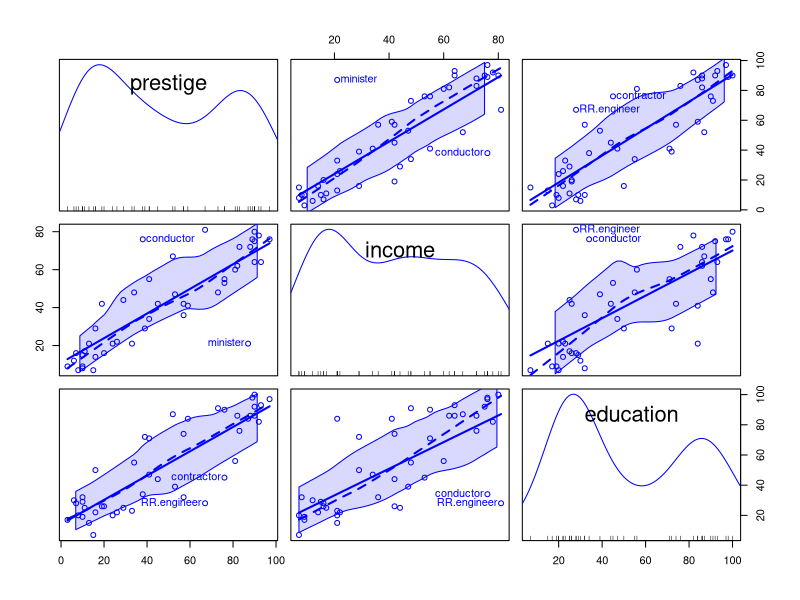
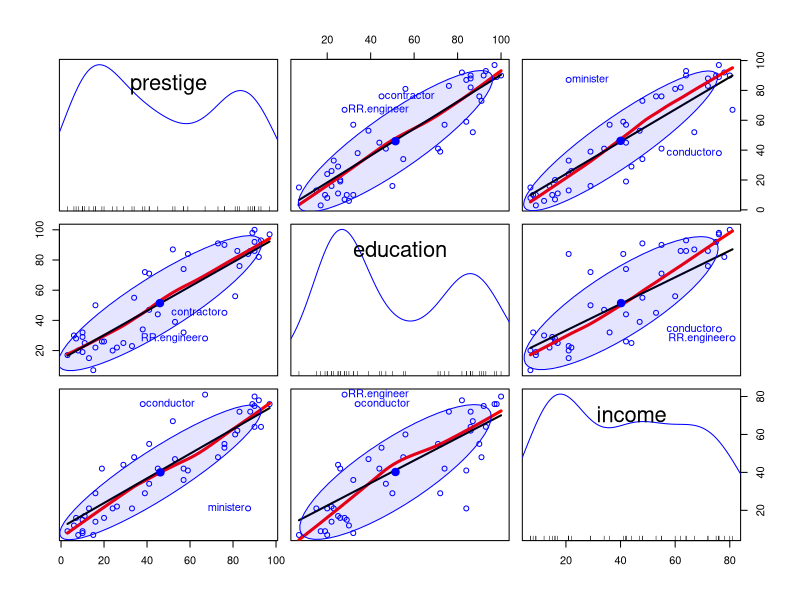
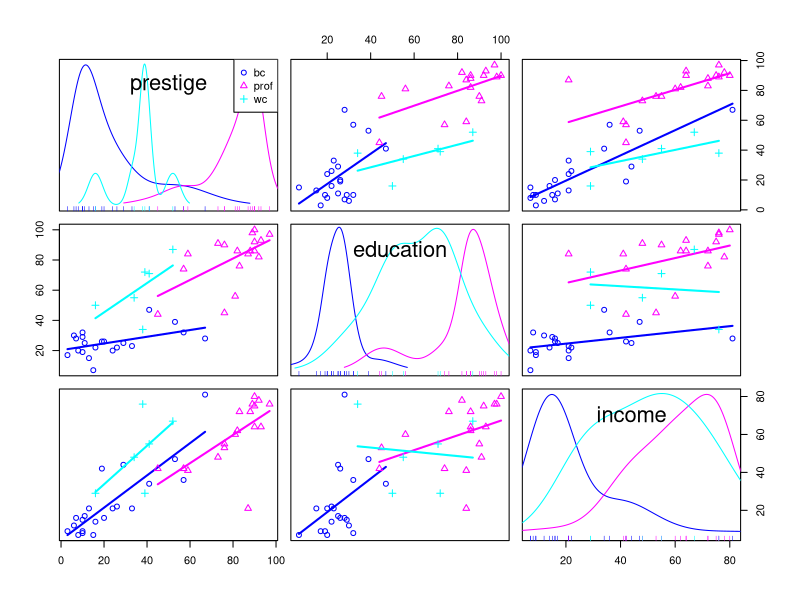
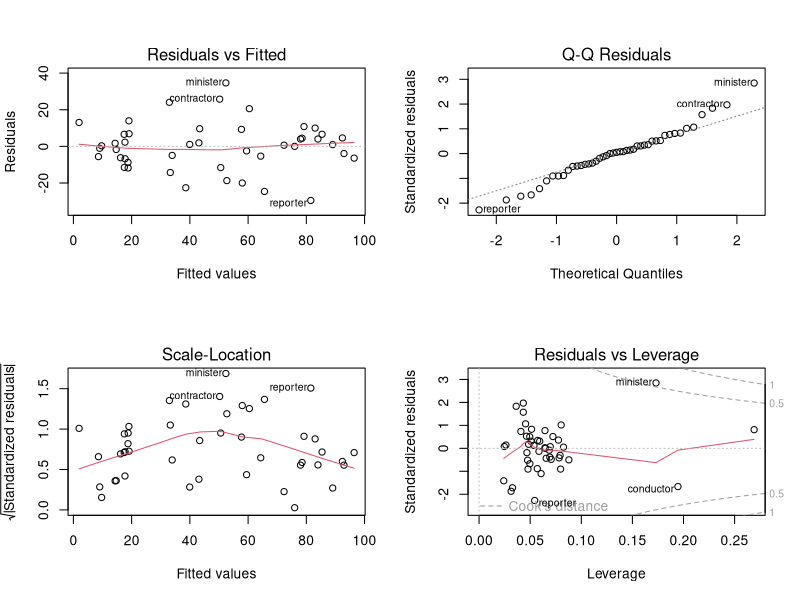
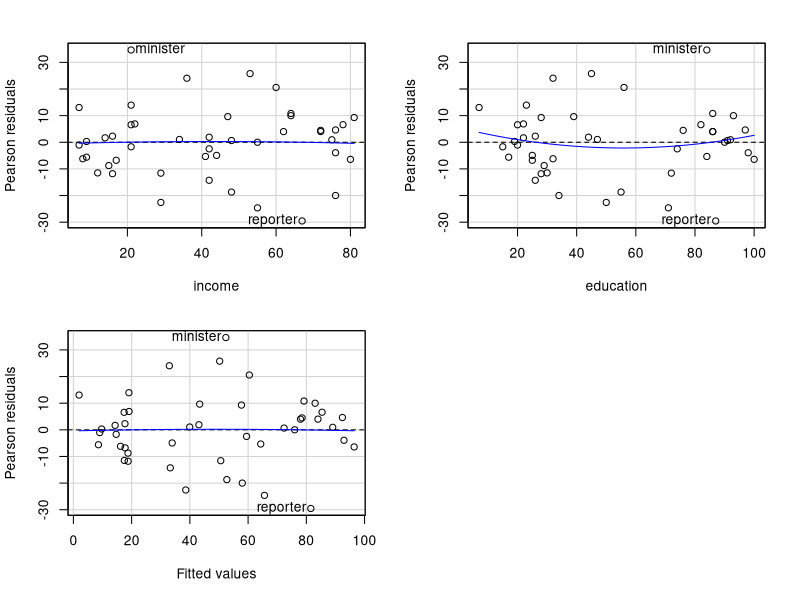
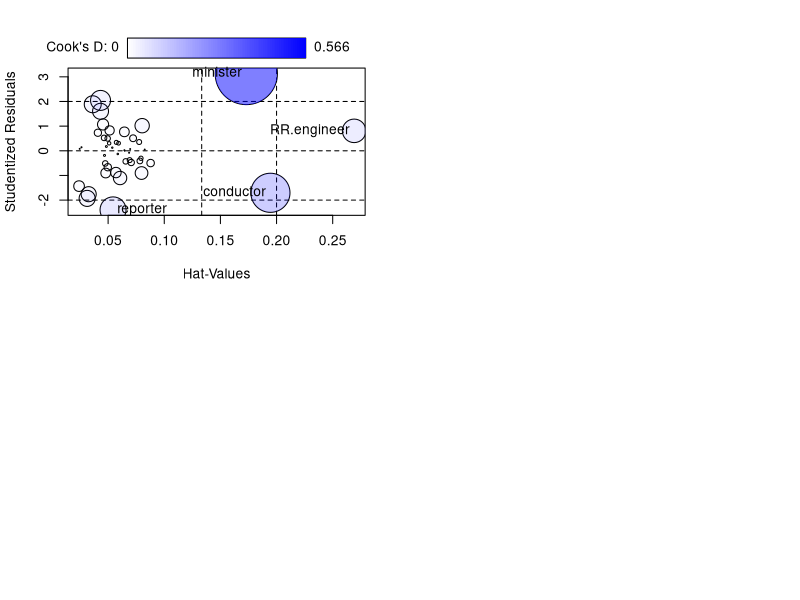
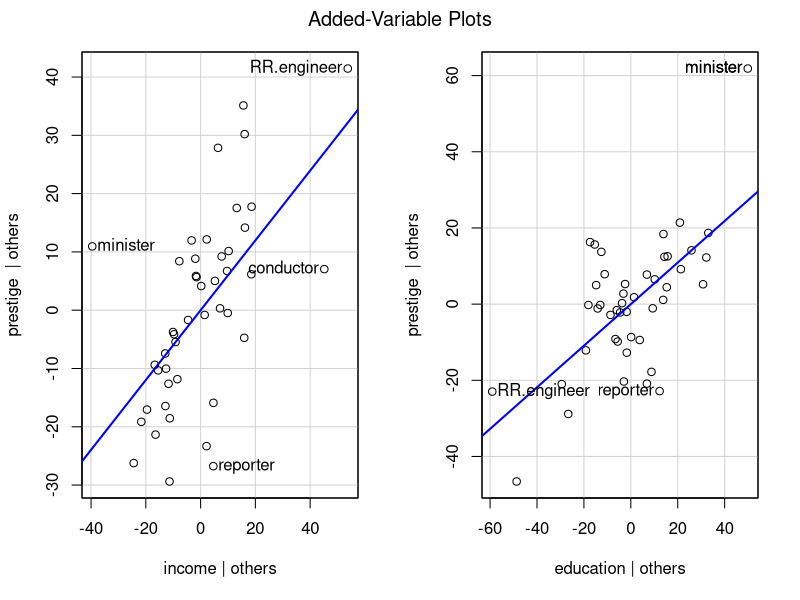
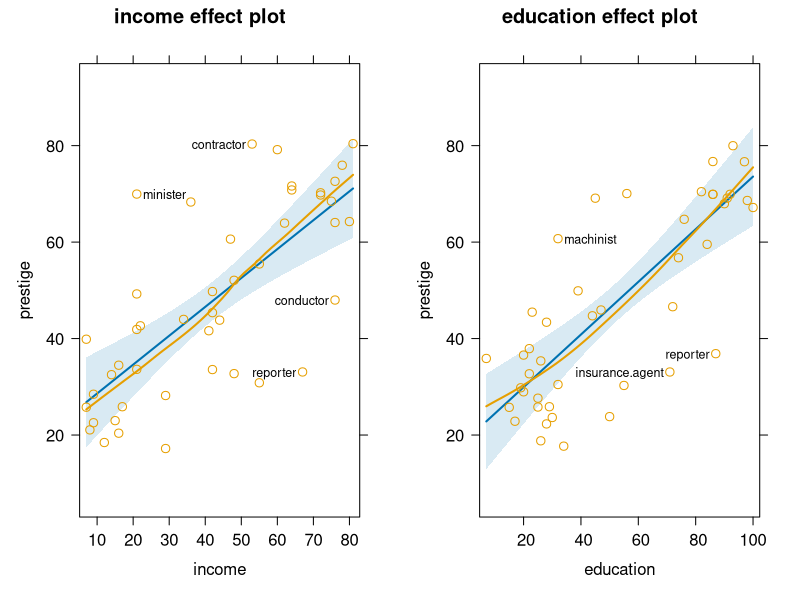

Recreate these plots in R, in order.
#' ---
#' title: 'Exercise: Visualizing Regression Models with R'
#' author: "Michael Friendly"
#' date: "1/20/2021"
#' output: 
#'   html_document:
#'     code_folding: "hide"
#' ---
#' 


#' 
#' # Introduction
#' 
#' The purpose of this exercise is to introduce you to some of the basics of:
#' 
#' * fitting linear models in R,
#' * data visualization for such models,
#' * regression diagnostics to judge the adequacy of the statistical methods.
#' 
#' To work through this exercise in R Studio, open a new R script (say, `vismlm-ex1.R`) in the editor and work from there,
#' following this document (in another window).  In this document, you are encouraged to try things yourself, 
#' but you can click <kbd>Code</kbd> / <kbd>Hide</kbd> for individual chunks. When code is shown, the icon at the upper left will copy it to the clipboard.
#' The script for this excercise is contained in 
#' [exercises/duncan-ex1.R](exercises/duncan-reg.R). 
#' 
#' ### Load packages
#' 
#' It is a good idea to start a script by loading the packages that will be used. We will use the
#' `car` and `effects` packages here.  Load them into your R workspace.
#' 
## ----loadpkgs, class.source = 'fold-show'------------------------------------------------------------------------------------
library(car)
library(effects)

#' 
#' 
#' ## Data
#' 
#' The data used here come from a study by O. D. Duncan (1961), on the relation between `prestige`
#' of occupations and the average `income` and `education` of those jobs. The variable
#' `type` classifies the occupations as: 
#' 
#' * blue collar (`bc`)
#' * white cholar (`wc`)
#' * professional (`prof`)
#' 
#' Here are just a few of the observations (using `car::some()`):
#' 
## ----Duncan, class.source = 'fold-show'--------------------------------------------------------------------------------------
data(Duncan, package="carData")
car::some(Duncan)

#' 
#' NB: This data set is similar in scope to the `carData::Prestige` data used in the lecture, but
#' the quantitative variables (`income`, `education`, `prestige`) here are scaled as percents---
#' percent of those in a given occupation with a given level of income, education or prestige.
#' 
#' 
#'   1. The data is in the `carData` package. Read it in with:
## ----read-duncan, eval=FALSE, class.source = 'fold-show'---------------------------------------------------------------------
## library(car)
## data(Duncan, package="carData")

#' 
#' ## Graphic overviews
#' 
#'   2. As always, it is useful to get an overview of the data by plotting.  We should look for indications that relationships are seriously nonlinear or other oddities. Use the `car::scatterplotMatrix()` function to produce a reasonable plot of `prestige`, `income` and `education`.
## ----spm, h=6, w=6, class.source = 'fold-show'-------------------------------------------------------------------------------
scatterplotMatrix(~prestige + income + education, data=Duncan, 
                  id=list(n=2))

#' 
#' There is something unusual about the marginal distributions of the three variables. What do you think is behind this?
#' 
#' The scatterplot matrix above can be made much more useful with some of the many options available.
#' Use `help(scatterplotMatrix)` (or `?scatterplotMatrix`) to see the options.
#' 
#' * My preferred version uses data ellipse (`ellipse = list(...)`) and suppresses the confidence band for the loess smoother (`smooth = list(spread=FALSE, ...)`). What can you do to approximate this?
#' 
## ----spm2, h=6, w=6----------------------------------------------------------------------------------------------------------
scatterplotMatrix(~ prestige + education + income, data=Duncan,
                  id = list(n=2),
                  regLine = list(method=lm, lty=1, lwd=2, col="black"),
                  smooth=list(smoother=loessLine, spread=FALSE,
                              lty.smooth=1, lwd.smooth=3, col.smooth="red"),
                  ellipse=list(levels=0.68, fill.alpha=0.1))


#' 
#' * We haven't used `type` of occupation in this analysis yet. Use `| type` in the model formula
#' to condition on occupation type.
#' 
## ----spm3, h=6, w=6----------------------------------------------------------------------------------------------------------
scatterplotMatrix(~ prestige + education + income | type ,
                  data=Duncan, smooth=FALSE)

#' 
#' 
#' ## Fitting models
#' 
#'   3.	Proceed to fit a model using both income and education as predictors.  What do you conclude from this? How would you interpret the coefficients in the model?
#' 
## ----duncan.mod, class.source = 'fold-show'----------------------------------------------------------------------------------
duncan.mod <- lm(prestige ~ income + education, data=Duncan)
summary(duncan.mod)

#' 
#' ### Plotting residuals
#' 
#'   4.	Examine the four plots produced by `plot(duncan.mod)`.  What do they indicate about possible problems with the model? 
#'   
## ----plot-duncan-mod, h=6, w=6-----------------------------------------------------------------------------------------------
par(mfrow = c(2,2))
plot(duncan.mod)

#' 
#'   5. Other plots of residuals from the `car` package are more useful and more flexible.  For well-behaved data they should all look unstructured, with no systematice patterns.  Try a few of the methods illustrated in the lecture.
#' 
## ----resid-plots-------------------------------------------------------------------------------------------------------------
residualPlots(duncan.mod, id=list(n=2))

#' 
#' 
#' <!-- These all look fairly OK.  The "Scale-Location" plot shown earlier does not -->
#' 
#' <!-- ```{r} -->
#' <!-- spreadLevelPlot(duncan.mod) -->
#' <!-- ``` -->
#' 
#' 
#' 
#' 
#'   6.	For today, we are interested mainly in whether there are any highly influential observations in the data --– those that could change the regression coefficients depending on whether they were included or omitted.  Probably the single most useful plot you can make is an “influence plot” that shows the residual and leverage, with bubbles proportional to a measure of total influence –-- Cook’s D statistic.
#' 
## ----inflplot----------------------------------------------------------------------------------------------------------------
influencePlot(duncan.mod, id=list(n=2))

#' 
#' In the plot above, which observation is most influential? Which observation has the greatest leverage?
#' 
#' ## Added-variable plots
#' 
#'   7. *added variable* plots	(aka: *partial residual* plots) are very useful, because they show the **unique** partial relationship of Y to each X, controlling (or adjusting) for all other predictors. In these plots "adjusting" means that `prestige | others` is actually the residual for `prestige` in the regression from the other variable.
#' 
#' The `{car}` function is `avPlots()`.  Try this.
#' 
## ----avplot, h=4, w=8--------------------------------------------------------------------------------------------------------
avPlots(duncan.mod, id=list(n=2))

#' 
#' Several observations stand out in both the influence plot and in the partial residual plots, and were identified in the plots by their labels (id.n= ).  Try to think why these might be unusual in terms of the context of this data.
#' 
#' ## Effect plots
#' 
#' Effect plots are similar in spirit to added variable plots, in that they attempt to show the relationship of
#' the outcome to a focal predictor with other predictors controlled.
#' They differ in that, for a given focal predictor (shown in the plot), all other predictors in the model
#' are averaged over by being set equal to their means (or medians).
#' 
#' In the `{effects}` package, `allEffects()` calculates the effect values for all predictors in the model;
#' `predictorEffects()` is similar. Try this.
#' 
#' 
## ----effplot, , h=4, w=8-----------------------------------------------------------------------------------------------------
mod.effects <- allEffects(duncan.mod, residuals=TRUE)
plot(mod.effects, id=list(n=4, col="black"))
